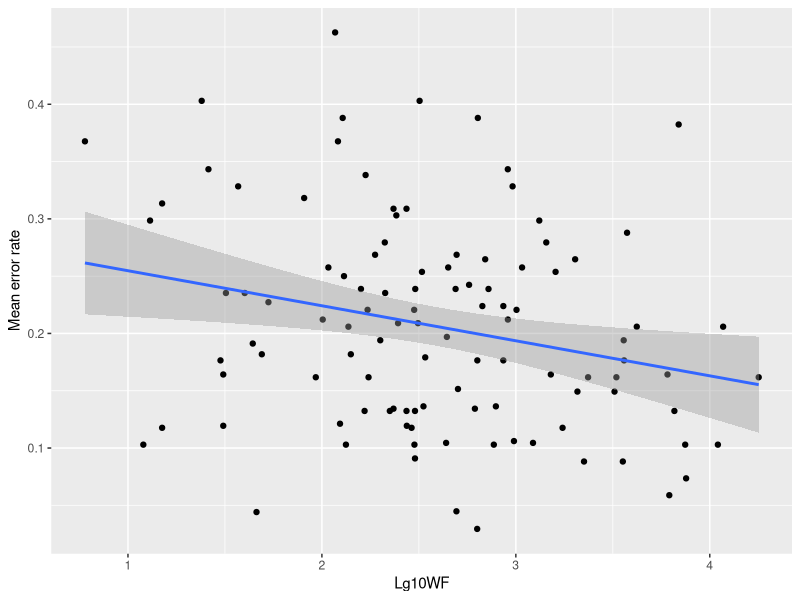
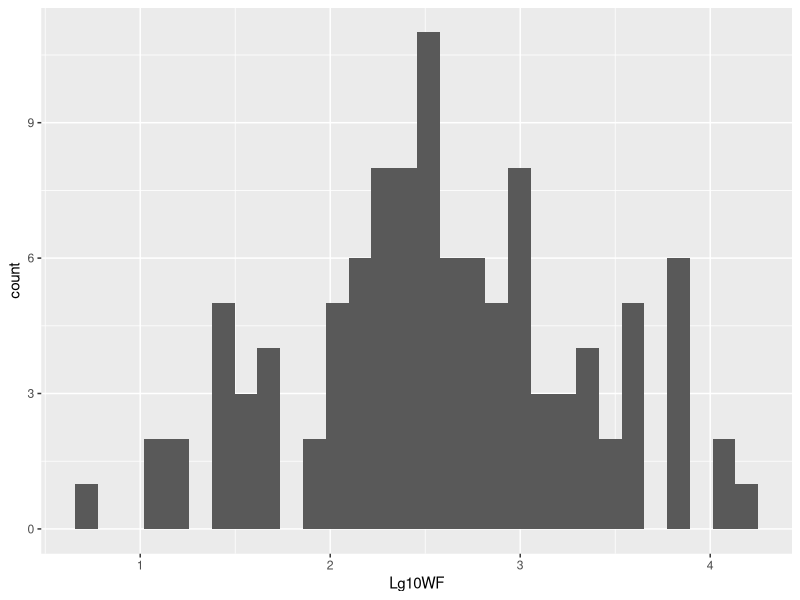

Write R code to recreate these figures, in order.
## ---- chunk 1
knitr::opts_chunk$set(echo = TRUE)
## ---- chunk 2
library("tidyverse")
library("knitr")
library("lme4")
## ---- chunk 3
# Load pilot data
pd <- read_csv("data/data_pilot_memory-task_long.csv") %>%
  rename(subj = participant,
         trial_in_block = trial,
         word_in_trial = wordInTrial)
# Add error column for consistency with SP13
pd$Error <- ifelse(pd$correct == 1, 0, 1)
# head(pd)
# Unique word_durations (note ISI was kept constant at 400 ms)
unique(pd[, c("word_duration", "SOA")]) %>% arrange(word_duration)
# Load frequency data from SUBTLEX-US; downloaded on 2019-09-16 from
# https://www.ugent.be/pp/experimentele-psychologie/en/research/documents/subtlexus/subtlexus4.zip
# For an explanation of column names, see
# https://www.ugent.be/pp/experimentele-psychologie/en/research/documents/subtlexus
freq <- read_csv("data/verbs_pilot_freq.csv")
# Join data file with frequency, but only Log10(WF)
pd <- left_join(pd, freq %>% rename(verb = Word) %>% select(verb, Lg10WF))
pd %>% head %>% kable
## ---- chunk 4
pd %>%
  group_by(verb, Lg10WF) %>%
  summarise(Acc = mean(Error)) %>%
  ggplot(aes(x = Lg10WF, y = Acc)) +
  geom_point() +
  ylab("Mean error rate") +
  geom_smooth(method = "lm")
## ---- chunk 5
ggplot(freq, aes(x = Lg10WF)) + geom_histogram()
## ---- chunk 6
myscale <- function(x, ...) {as.vector(scale(x, ...))}
pd$Lg10WF_z <- myscale(pd$Lg10WF)
pd$Lg10WF_c <- myscale(pd$Lg10WF, scale = FALSE)  # only centre for comparability
pd$block_z <- myscale(pd$block)
pd$word_duration_z <- myscale(pd$word_duration)
pd$trial_in_block_z <- myscale(pd$trial_in_block)
pd$type <- factor(pd$type)
contrasts(pd$type) <- contr.sum(2)
pd$word_in_trial_z <- myscale(pd$word_in_trial)
pd %>% head %>% kable
## ---- chunk 7
fm <- glmer(
  Error ~ Lg10WF_z + type + block_z + word_duration_z + trial_in_block_z +
    word_in_trial_z +
    (1 | subj) + (1 | verb),
  data = pd, family = "binomial"
)
summary(fm)
## ---- chunk 8
fm_freq_unscaled <- glmer(
  Error ~ Lg10WF_c + type + block_z + word_duration_z + trial_in_block_z +
    word_in_trial_z +
    (1 | subj) + (1 | verb),
  data = pd, family = "binomial"
)
summary(fm_freq_unscaled)
